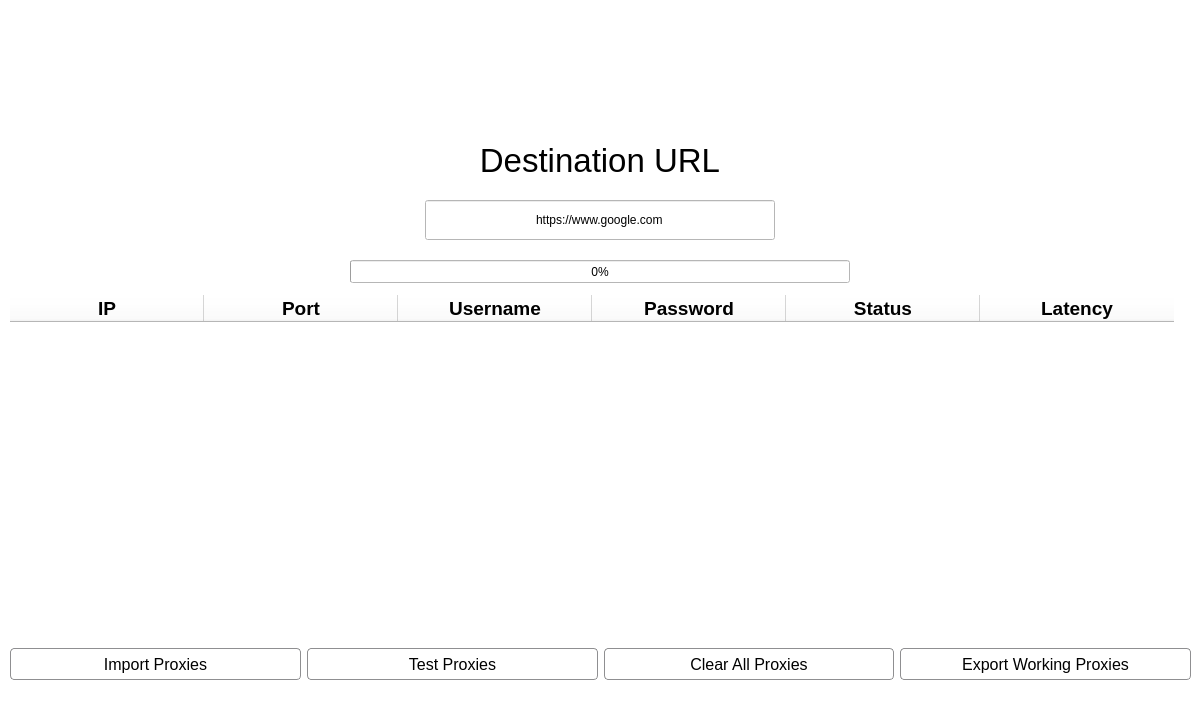
<?xml version="1.0" encoding="UTF-8"?>
<ui version="4.0">
 <class>MainWindow</class>
 <widget class="QMainWindow" name="MainWindow">
  <property name="geometry">
   <rect>
    <x>0</x>
    <y>0</y>
    <width>1200</width>
    <height>720</height>
   </rect>
  </property>
  <property name="minimumSize">
   <size>
    <width>1200</width>
    <height>720</height>
   </size>
  </property>
  <property name="maximumSize">
   <size>
    <width>1200</width>
    <height>720</height>
   </size>
  </property>
  <property name="palette">
   <palette>
    <active>
     <colorrole role="WindowText">
      <brush brushstyle="SolidPattern">
       <color alpha="255">
        <red>0</red>
        <green>0</green>
        <blue>0</blue>
       </color>
      </brush>
     </colorrole>
     <colorrole role="Button">
      <brush brushstyle="SolidPattern">
       <color alpha="255">
        <red>255</red>
        <green>255</green>
        <blue>255</blue>
       </color>
      </brush>
     </colorrole>
     <colorrole role="Light">
      <brush brushstyle="SolidPattern">
       <color alpha="255">
        <red>255</red>
        <green>255</green>
        <blue>255</blue>
       </color>
      </brush>
     </colorrole>
     <colorrole role="Midlight">
      <brush brushstyle="SolidPattern">
       <color alpha="255">
        <red>223</red>
        <green>223</green>
        <blue>223</blue>
       </color>
      </brush>
     </colorrole>
     <colorrole role="Dark">
      <brush brushstyle="SolidPattern">
       <color alpha="255">
        <red>255</red>
        <green>255</green>
        <blue>255</blue>
       </color>
      </brush>
     </colorrole>
     <colorrole role="Mid">
      <brush brushstyle="SolidPattern">
       <color alpha="255">
        <red>255</red>
        <green>255</green>
        <blue>255</blue>
       </color>
      </brush>
     </colorrole>
     <colorrole role="Text">
      <brush brushstyle="SolidPattern">
       <color alpha="255">
        <red>0</red>
        <green>0</green>
        <blue>0</blue>
       </color>
      </brush>
     </colorrole>
     <colorrole role="BrightText">
      <brush brushstyle="SolidPattern">
       <color alpha="255">
        <red>255</red>
        <green>255</green>
        <blue>255</blue>
       </color>
      </brush>
     </colorrole>
     <colorrole role="ButtonText">
      <brush brushstyle="SolidPattern">
       <color alpha="255">
        <red>0</red>
        <green>0</green>
        <blue>0</blue>
       </color>
      </brush>
     </colorrole>
     <colorrole role="Base">
      <brush brushstyle="SolidPattern">
       <color alpha="255">
        <red>255</red>
        <green>255</green>
        <blue>255</blue>
       </color>
      </brush>
     </colorrole>
     <colorrole role="Window">
      <brush brushstyle="SolidPattern">
       <color alpha="255">
        <red>255</red>
        <green>255</green>
        <blue>255</blue>
       </color>
      </brush>
     </colorrole>
     <colorrole role="Shadow">
      <brush brushstyle="SolidPattern">
       <color alpha="255">
        <red>255</red>
        <green>255</green>
        <blue>255</blue>
       </color>
      </brush>
     </colorrole>
     <colorrole role="Highlight">
      <brush brushstyle="SolidPattern">
       <color alpha="255">
        <red>0</red>
        <green>120</green>
        <blue>215</blue>
       </color>
      </brush>
     </colorrole>
     <colorrole role="HighlightedText">
      <brush brushstyle="SolidPattern">
       <color alpha="255">
        <red>255</red>
        <green>255</green>
        <blue>255</blue>
       </color>
      </brush>
     </colorrole>
     <colorrole role="Link">
      <brush brushstyle="SolidPattern">
       <color alpha="255">
        <red>0</red>
        <green>0</green>
        <blue>255</blue>
       </color>
      </brush>
     </colorrole>
     <colorrole role="LinkVisited">
      <brush brushstyle="SolidPattern">
       <color alpha="255">
        <red>255</red>
        <green>0</green>
        <blue>255</blue>
       </color>
      </brush>
     </colorrole>
     <colorrole role="AlternateBase">
      <brush brushstyle="SolidPattern">
       <color alpha="255">
        <red>255</red>
        <green>255</green>
        <blue>255</blue>
       </color>
      </brush>
     </colorrole>
     <colorrole role="NoRole">
      <brush brushstyle="NoBrush">
       <color alpha="255">
        <red>0</red>
        <green>0</green>
        <blue>0</blue>
       </color>
      </brush>
     </colorrole>
     <colorrole role="ToolTipBase">
      <brush brushstyle="SolidPattern">
       <color alpha="255">
        <red>255</red>
        <green>255</green>
        <blue>220</blue>
       </color>
      </brush>
     </colorrole>
     <colorrole role="ToolTipText">
      <brush brushstyle="SolidPattern">
       <color alpha="255">
        <red>0</red>
        <green>0</green>
        <blue>0</blue>
       </color>
      </brush>
     </colorrole>
     <colorrole role="PlaceholderText">
      <brush brushstyle="SolidPattern">
       <color alpha="128">
        <red>0</red>
        <green>0</green>
        <blue>0</blue>
       </color>
      </brush>
     </colorrole>
    </active>
    <inactive>
     <colorrole role="WindowText">
      <brush brushstyle="SolidPattern">
       <color alpha="255">
        <red>0</red>
        <green>0</green>
        <blue>0</blue>
       </color>
      </brush>
     </colorrole>
     <colorrole role="Button">
      <brush brushstyle="SolidPattern">
       <color alpha="255">
        <red>255</red>
        <green>255</green>
        <blue>255</blue>
       </color>
      </brush>
     </colorrole>
     <colorrole role="Light">
      <brush brushstyle="SolidPattern">
       <color alpha="255">
        <red>255</red>
        <green>255</green>
        <blue>255</blue>
       </color>
      </brush>
     </colorrole>
     <colorrole role="Midlight">
      <brush brushstyle="SolidPattern">
       <color alpha="255">
        <red>227</red>
        <green>227</green>
        <blue>227</blue>
       </color>
      </brush>
     </colorrole>
     <colorrole role="Dark">
      <brush brushstyle="SolidPattern">
       <color alpha="255">
        <red>160</red>
        <green>160</green>
        <blue>160</blue>
       </color>
      </brush>
     </colorrole>
     <colorrole role="Mid">
      <brush brushstyle="SolidPattern">
       <color alpha="255">
        <red>160</red>
        <green>160</green>
        <blue>160</blue>
       </color>
      </brush>
     </colorrole>
     <colorrole role="Text">
      <brush brushstyle="SolidPattern">
       <color alpha="255">
        <red>0</red>
        <green>0</green>
        <blue>0</blue>
       </color>
      </brush>
     </colorrole>
     <colorrole role="BrightText">
      <brush brushstyle="SolidPattern">
       <color alpha="255">
        <red>255</red>
        <green>255</green>
        <blue>255</blue>
       </color>
      </brush>
     </colorrole>
     <colorrole role="ButtonText">
      <brush brushstyle="SolidPattern">
       <color alpha="255">
        <red>0</red>
        <green>0</green>
        <blue>0</blue>
       </color>
      </brush>
     </colorrole>
     <colorrole role="Base">
      <brush brushstyle="SolidPattern">
       <color alpha="255">
        <red>255</red>
        <green>255</green>
        <blue>255</blue>
       </color>
      </brush>
     </colorrole>
     <colorrole role="Window">
      <brush brushstyle="SolidPattern">
       <color alpha="255">
        <red>255</red>
        <green>255</green>
        <blue>255</blue>
       </color>
      </brush>
     </colorrole>
     <colorrole role="Shadow">
      <brush brushstyle="SolidPattern">
       <color alpha="255">
        <red>105</red>
        <green>105</green>
        <blue>105</blue>
       </color>
      </brush>
     </colorrole>
     <colorrole role="Highlight">
      <brush brushstyle="SolidPattern">
       <color alpha="255">
        <red>240</red>
        <green>240</green>
        <blue>240</blue>
       </color>
      </brush>
     </colorrole>
     <colorrole role="HighlightedText">
      <brush brushstyle="SolidPattern">
       <color alpha="255">
        <red>0</red>
        <green>0</green>
        <blue>0</blue>
       </color>
      </brush>
     </colorrole>
     <colorrole role="Link">
      <brush brushstyle="SolidPattern">
       <color alpha="255">
        <red>0</red>
        <green>0</green>
        <blue>255</blue>
       </color>
      </brush>
     </colorrole>
     <colorrole role="LinkVisited">
      <brush brushstyle="SolidPattern">
       <color alpha="255">
        <red>255</red>
        <green>0</green>
        <blue>255</blue>
       </color>
      </brush>
     </colorrole>
     <colorrole role="AlternateBase">
      <brush brushstyle="SolidPattern">
       <color alpha="255">
        <red>245</red>
        <green>245</green>
        <blue>245</blue>
       </color>
      </brush>
     </colorrole>
     <colorrole role="NoRole">
      <brush brushstyle="NoBrush">
       <color alpha="255">
        <red>0</red>
        <green>0</green>
        <blue>0</blue>
       </color>
      </brush>
     </colorrole>
     <colorrole role="ToolTipBase">
      <brush brushstyle="SolidPattern">
       <color alpha="255">
        <red>255</red>
        <green>255</green>
        <blue>220</blue>
       </color>
      </brush>
     </colorrole>
     <colorrole role="ToolTipText">
      <brush brushstyle="SolidPattern">
       <color alpha="255">
        <red>0</red>
        <green>0</green>
        <blue>0</blue>
       </color>
      </brush>
     </colorrole>
     <colorrole role="PlaceholderText">
      <brush brushstyle="SolidPattern">
       <color alpha="128">
        <red>0</red>
        <green>0</green>
        <blue>0</blue>
       </color>
      </brush>
     </colorrole>
    </inactive>
    <disabled>
     <colorrole role="WindowText">
      <brush brushstyle="SolidPattern">
       <color alpha="255">
        <red>255</red>
        <green>255</green>
        <blue>255</blue>
       </color>
      </brush>
     </colorrole>
     <colorrole role="Button">
      <brush brushstyle="SolidPattern">
       <color alpha="255">
        <red>255</red>
        <green>255</green>
        <blue>255</blue>
       </color>
      </brush>
     </colorrole>
     <colorrole role="Light">
      <brush brushstyle="SolidPattern">
       <color alpha="255">
        <red>255</red>
        <green>255</green>
        <blue>255</blue>
       </color>
      </brush>
     </colorrole>
     <colorrole role="Midlight">
      <brush brushstyle="SolidPattern">
       <color alpha="255">
        <red>223</red>
        <green>223</green>
        <blue>223</blue>
       </color>
      </brush>
     </colorrole>
     <colorrole role="Dark">
      <brush brushstyle="SolidPattern">
       <color alpha="255">
        <red>255</red>
        <green>255</green>
        <blue>255</blue>
       </color>
      </brush>
     </colorrole>
     <colorrole role="Mid">
      <brush brushstyle="SolidPattern">
       <color alpha="255">
        <red>255</red>
        <green>255</green>
        <blue>255</blue>
       </color>
      </brush>
     </colorrole>
     <colorrole role="Text">
      <brush brushstyle="SolidPattern">
       <color alpha="255">
        <red>255</red>
        <green>255</green>
        <blue>255</blue>
       </color>
      </brush>
     </colorrole>
     <colorrole role="BrightText">
      <brush brushstyle="SolidPattern">
       <color alpha="255">
        <red>255</red>
        <green>255</green>
        <blue>255</blue>
       </color>
      </brush>
     </colorrole>
     <colorrole role="ButtonText">
      <brush brushstyle="SolidPattern">
       <color alpha="255">
        <red>255</red>
        <green>255</green>
        <blue>255</blue>
       </color>
      </brush>
     </colorrole>
     <colorrole role="Base">
      <brush brushstyle="SolidPattern">
       <color alpha="255">
        <red>255</red>
        <green>255</green>
        <blue>255</blue>
       </color>
      </brush>
     </colorrole>
     <colorrole role="Window">
      <brush brushstyle="SolidPattern">
       <color alpha="255">
        <red>255</red>
        <green>255</green>
        <blue>255</blue>
       </color>
      </brush>
     </colorrole>
     <colorrole role="Shadow">
      <brush brushstyle="SolidPattern">
       <color alpha="255">
        <red>0</red>
        <green>0</green>
        <blue>0</blue>
       </color>
      </brush>
     </colorrole>
     <colorrole role="Highlight">
      <brush brushstyle="SolidPattern">
       <color alpha="255">
        <red>0</red>
        <green>120</green>
        <blue>215</blue>
       </color>
      </brush>
     </colorrole>
     <colorrole role="HighlightedText">
      <brush brushstyle="SolidPattern">
       <color alpha="255">
        <red>255</red>
        <green>255</green>
        <blue>255</blue>
       </color>
      </brush>
     </colorrole>
     <colorrole role="Link">
      <brush brushstyle="SolidPattern">
       <color alpha="255">
        <red>0</red>
        <green>0</green>
        <blue>255</blue>
       </color>
      </brush>
     </colorrole>
     <colorrole role="LinkVisited">
      <brush brushstyle="SolidPattern">
       <color alpha="255">
        <red>255</red>
        <green>0</green>
        <blue>255</blue>
       </color>
      </brush>
     </colorrole>
     <colorrole role="AlternateBase">
      <brush brushstyle="SolidPattern">
       <color alpha="255">
        <red>245</red>
        <green>245</green>
        <blue>245</blue>
       </color>
      </brush>
     </colorrole>
     <colorrole role="NoRole">
      <brush brushstyle="NoBrush">
       <color alpha="255">
        <red>0</red>
        <green>0</green>
        <blue>0</blue>
       </color>
      </brush>
     </colorrole>
     <colorrole role="ToolTipBase">
      <brush brushstyle="SolidPattern">
       <color alpha="255">
        <red>255</red>
        <green>255</green>
        <blue>220</blue>
       </color>
      </brush>
     </colorrole>
     <colorrole role="ToolTipText">
      <brush brushstyle="SolidPattern">
       <color alpha="255">
        <red>0</red>
        <green>0</green>
        <blue>0</blue>
       </color>
      </brush>
     </colorrole>
     <colorrole role="PlaceholderText">
      <brush brushstyle="SolidPattern">
       <color alpha="128">
        <red>0</red>
        <green>0</green>
        <blue>0</blue>
       </color>
      </brush>
     </colorrole>
    </disabled>
   </palette>
  </property>
  <property name="font">
   <font>
    <pointsize>12</pointsize>
   </font>
  </property>
  <property name="focusPolicy">
   <enum>Qt::NoFocus</enum>
  </property>
  <property name="windowTitle">
   <string>Requiem Tech Proxy Tester</string>
  </property>
  <property name="windowIcon">
   <iconset resource="Resources/Resources.qrc">
    <normaloff>:/Images/icon.ico</normaloff>:/Images/icon.ico</iconset>
  </property>
  <property name="autoFillBackground">
   <bool>false</bool>
  </property>
  <property name="styleSheet">
   <string notr="true">QWidget {
	background-color: rgb(255, 255, 255);
}
QPushButton {
    border: 1px solid #8f8f91;
    border-radius: 4px;
min-height: 30px;
}
QPushButton:pressed {
    background-color: qlineargradient(x1: 0, y1: 0, x2: 0, y2: 1,
                                      stop: 0 #dadbde, stop: 1 #f6f7fa);
}

QScrollBar:vertical {
            border: 0px solid #999999;
            background:white;
            width:7px;    
            margin: 0px 0px 0px 0px;
        }
        QScrollBar::handle:vertical {         
       
            min-height: 0px;
          	border: 0px solid red;
			border-radius: 3px;
			background-color: grey;
        }
        QScrollBar::add-line:vertical {       
            height: 0px;
            subcontrol-position: bottom;
            subcontrol-origin: margin;
        }
        QScrollBar::sub-line:vertical {
            height: 0 px;
            subcontrol-position: top;
            subcontrol-origin: margin;
        }</string>
  </property>
  <property name="animated">
   <bool>true</bool>
  </property>
  <widget class="QWidget" name="centralwidget">
   <widget class="QLabel" name="Ttitle1">
    <property name="geometry">
     <rect>
      <x>450</x>
      <y>130</y>
      <width>300</width>
      <height>60</height>
     </rect>
    </property>
    <property name="font">
     <font>
      <pointsize>25</pointsize>
     </font>
    </property>
    <property name="text">
     <string>Destination URL</string>
    </property>
    <property name="scaledContents">
     <bool>true</bool>
    </property>
    <property name="alignment">
     <set>Qt::AlignCenter</set>
    </property>
   </widget>
   <widget class="QLabel" name="MainImage">
    <property name="geometry">
     <rect>
      <x>530</x>
      <y>10</y>
      <width>140</width>
      <height>115</height>
     </rect>
    </property>
    <property name="text">
     <string notr="true"/>
    </property>
    <property name="pixmap">
     <pixmap resource="Resources/Resources.qrc">:/Images/Requiem Technologies-01.png</pixmap>
    </property>
    <property name="scaledContents">
     <bool>true</bool>
    </property>
   </widget>
   <widget class="QWidget" name="horizontalLayoutWidget">
    <property name="geometry">
     <rect>
      <x>10</x>
      <y>639</y>
      <width>1181</width>
      <height>51</height>
     </rect>
    </property>
    <layout class="QHBoxLayout" name="horizontalLayout">
     <item>
      <widget class="QPushButton" name="ImportBTN">
       <property name="font">
        <font>
         <pointsize>12</pointsize>
        </font>
       </property>
       <property name="text">
        <string>Import Proxies</string>
       </property>
      </widget>
     </item>
     <item>
      <widget class="QPushButton" name="TestBTN">
       <property name="font">
        <font>
         <pointsize>12</pointsize>
        </font>
       </property>
       <property name="text">
        <string>Test Proxies</string>
       </property>
      </widget>
     </item>
     <item>
      <widget class="QPushButton" name="ClearBTN">
       <property name="font">
        <font>
         <pointsize>12</pointsize>
        </font>
       </property>
       <property name="text">
        <string>Clear All Proxies</string>
       </property>
      </widget>
     </item>
     <item>
      <widget class="QPushButton" name="ExportBTN">
       <property name="font">
        <font>
         <pointsize>12</pointsize>
        </font>
       </property>
       <property name="text">
        <string>Export Working Proxies</string>
       </property>
       <property name="autoDefault">
        <bool>false</bool>
       </property>
      </widget>
     </item>
    </layout>
   </widget>
   <widget class="QProgressBar" name="progressBar">
    <property name="enabled">
     <bool>true</bool>
    </property>
    <property name="geometry">
     <rect>
      <x>350</x>
      <y>260</y>
      <width>500</width>
      <height>23</height>
     </rect>
    </property>
    <property name="value">
     <number>0</number>
    </property>
    <property name="textVisible">
     <bool>true</bool>
    </property>
    <property name="invertedAppearance">
     <bool>false</bool>
    </property>
   </widget>
   <widget class="QLineEdit" name="URLBox">
    <property name="geometry">
     <rect>
      <x>425</x>
      <y>200</y>
      <width>350</width>
      <height>40</height>
     </rect>
    </property>
    <property name="text">
     <string>https://www.google.com</string>
    </property>
    <property name="alignment">
     <set>Qt::AlignCenter</set>
    </property>
   </widget>
   <widget class="QTableWidget" name="MainTable">
    <property name="geometry">
     <rect>
      <x>10</x>
      <y>295</y>
      <width>1180</width>
      <height>340</height>
     </rect>
    </property>
    <property name="palette">
     <palette>
      <active>
       <colorrole role="WindowText">
        <brush brushstyle="SolidPattern">
         <color alpha="255">
          <red>0</red>
          <green>0</green>
          <blue>0</blue>
         </color>
        </brush>
       </colorrole>
       <colorrole role="Button">
        <brush brushstyle="SolidPattern">
         <color alpha="255">
          <red>255</red>
          <green>255</green>
          <blue>255</blue>
         </color>
        </brush>
       </colorrole>
       <colorrole role="Light">
        <brush brushstyle="SolidPattern">
         <color alpha="255">
          <red>255</red>
          <green>255</green>
          <blue>255</blue>
         </color>
        </brush>
       </colorrole>
       <colorrole role="Midlight">
        <brush brushstyle="SolidPattern">
         <color alpha="255">
          <red>255</red>
          <green>255</green>
          <blue>255</blue>
         </color>
        </brush>
       </colorrole>
       <colorrole role="Dark">
        <brush brushstyle="SolidPattern">
         <color alpha="255">
          <red>127</red>
          <green>127</green>
          <blue>127</blue>
         </color>
        </brush>
       </colorrole>
       <colorrole role="Mid">
        <brush brushstyle="SolidPattern">
         <color alpha="255">
          <red>170</red>
          <green>170</green>
          <blue>170</blue>
         </color>
        </brush>
       </colorrole>
       <colorrole role="Text">
        <brush brushstyle="SolidPattern">
         <color alpha="255">
          <red>0</red>
          <green>0</green>
          <blue>0</blue>
         </color>
        </brush>
       </colorrole>
       <colorrole role="BrightText">
        <brush brushstyle="SolidPattern">
         <color alpha="255">
          <red>255</red>
          <green>255</green>
          <blue>255</blue>
         </color>
        </brush>
       </colorrole>
       <colorrole role="ButtonText">
        <brush brushstyle="SolidPattern">
         <color alpha="255">
          <red>0</red>
          <green>0</green>
          <blue>0</blue>
         </color>
        </brush>
       </colorrole>
       <colorrole role="Base">
        <brush brushstyle="SolidPattern">
         <color alpha="255">
          <red>255</red>
          <green>255</green>
          <blue>255</blue>
         </color>
        </brush>
       </colorrole>
       <colorrole role="Window">
        <brush brushstyle="SolidPattern">
         <color alpha="255">
          <red>255</red>
          <green>255</green>
          <blue>255</blue>
         </color>
        </brush>
       </colorrole>
       <colorrole role="Shadow">
        <brush brushstyle="SolidPattern">
         <color alpha="255">
          <red>0</red>
          <green>0</green>
          <blue>0</blue>
         </color>
        </brush>
       </colorrole>
       <colorrole role="AlternateBase">
        <brush brushstyle="SolidPattern">
         <color alpha="255">
          <red>255</red>
          <green>255</green>
          <blue>255</blue>
         </color>
        </brush>
       </colorrole>
       <colorrole role="ToolTipBase">
        <brush brushstyle="SolidPattern">
         <color alpha="255">
          <red>255</red>
          <green>255</green>
          <blue>220</blue>
         </color>
        </brush>
       </colorrole>
       <colorrole role="ToolTipText">
        <brush brushstyle="SolidPattern">
         <color alpha="255">
          <red>0</red>
          <green>0</green>
          <blue>0</blue>
         </color>
        </brush>
       </colorrole>
      </active>
      <inactive>
       <colorrole role="WindowText">
        <brush brushstyle="SolidPattern">
         <color alpha="255">
          <red>0</red>
          <green>0</green>
          <blue>0</blue>
         </color>
        </brush>
       </colorrole>
       <colorrole role="Button">
        <brush brushstyle="SolidPattern">
         <color alpha="255">
          <red>255</red>
          <green>255</green>
          <blue>255</blue>
         </color>
        </brush>
       </colorrole>
       <colorrole role="Light">
        <brush brushstyle="SolidPattern">
         <color alpha="255">
          <red>255</red>
          <green>255</green>
          <blue>255</blue>
         </color>
        </brush>
       </colorrole>
       <colorrole role="Midlight">
        <brush brushstyle="SolidPattern">
         <color alpha="255">
          <red>227</red>
          <green>227</green>
          <blue>227</blue>
         </color>
        </brush>
       </colorrole>
       <colorrole role="Dark">
        <brush brushstyle="SolidPattern">
         <color alpha="255">
          <red>160</red>
          <green>160</green>
          <blue>160</blue>
         </color>
        </brush>
       </colorrole>
       <colorrole role="Mid">
        <brush brushstyle="SolidPattern">
         <color alpha="255">
          <red>160</red>
          <green>160</green>
          <blue>160</blue>
         </color>
        </brush>
       </colorrole>
       <colorrole role="Text">
        <brush brushstyle="SolidPattern">
         <color alpha="255">
          <red>0</red>
          <green>0</green>
          <blue>0</blue>
         </color>
        </brush>
       </colorrole>
       <colorrole role="BrightText">
        <brush brushstyle="SolidPattern">
         <color alpha="255">
          <red>255</red>
          <green>255</green>
          <blue>255</blue>
         </color>
        </brush>
       </colorrole>
       <colorrole role="ButtonText">
        <brush brushstyle="SolidPattern">
         <color alpha="255">
          <red>0</red>
          <green>0</green>
          <blue>0</blue>
         </color>
        </brush>
       </colorrole>
       <colorrole role="Base">
        <brush brushstyle="SolidPattern">
         <color alpha="255">
          <red>255</red>
          <green>255</green>
          <blue>255</blue>
         </color>
        </brush>
       </colorrole>
       <colorrole role="Window">
        <brush brushstyle="SolidPattern">
         <color alpha="255">
          <red>255</red>
          <green>255</green>
          <blue>255</blue>
         </color>
        </brush>
       </colorrole>
       <colorrole role="Shadow">
        <brush brushstyle="SolidPattern">
         <color alpha="255">
          <red>105</red>
          <green>105</green>
          <blue>105</blue>
         </color>
        </brush>
       </colorrole>
       <colorrole role="AlternateBase">
        <brush brushstyle="SolidPattern">
         <color alpha="255">
          <red>245</red>
          <green>245</green>
          <blue>245</blue>
         </color>
        </brush>
       </colorrole>
       <colorrole role="ToolTipBase">
        <brush brushstyle="SolidPattern">
         <color alpha="255">
          <red>255</red>
          <green>255</green>
          <blue>220</blue>
         </color>
        </brush>
       </colorrole>
       <colorrole role="ToolTipText">
        <brush brushstyle="SolidPattern">
         <color alpha="255">
          <red>0</red>
          <green>0</green>
          <blue>0</blue>
         </color>
        </brush>
       </colorrole>
      </inactive>
      <disabled>
       <colorrole role="WindowText">
        <brush brushstyle="SolidPattern">
         <color alpha="255">
          <red>127</red>
          <green>127</green>
          <blue>127</blue>
         </color>
        </brush>
       </colorrole>
       <colorrole role="Button">
        <brush brushstyle="SolidPattern">
         <color alpha="255">
          <red>255</red>
          <green>255</green>
          <blue>255</blue>
         </color>
        </brush>
       </colorrole>
       <colorrole role="Light">
        <brush brushstyle="SolidPattern">
         <color alpha="255">
          <red>255</red>
          <green>255</green>
          <blue>255</blue>
         </color>
        </brush>
       </colorrole>
       <colorrole role="Midlight">
        <brush brushstyle="SolidPattern">
         <color alpha="255">
          <red>255</red>
          <green>255</green>
          <blue>255</blue>
         </color>
        </brush>
       </colorrole>
       <colorrole role="Dark">
        <brush brushstyle="SolidPattern">
         <color alpha="255">
          <red>127</red>
          <green>127</green>
          <blue>127</blue>
         </color>
        </brush>
       </colorrole>
       <colorrole role="Mid">
        <brush brushstyle="SolidPattern">
         <color alpha="255">
          <red>170</red>
          <green>170</green>
          <blue>170</blue>
         </color>
        </brush>
       </colorrole>
       <colorrole role="Text">
        <brush brushstyle="SolidPattern">
         <color alpha="255">
          <red>127</red>
          <green>127</green>
          <blue>127</blue>
         </color>
        </brush>
       </colorrole>
       <colorrole role="BrightText">
        <brush brushstyle="SolidPattern">
         <color alpha="255">
          <red>255</red>
          <green>255</green>
          <blue>255</blue>
         </color>
        </brush>
       </colorrole>
       <colorrole role="ButtonText">
        <brush brushstyle="SolidPattern">
         <color alpha="255">
          <red>127</red>
          <green>127</green>
          <blue>127</blue>
         </color>
        </brush>
       </colorrole>
       <colorrole role="Base">
        <brush brushstyle="SolidPattern">
         <color alpha="255">
          <red>255</red>
          <green>255</green>
          <blue>255</blue>
         </color>
        </brush>
       </colorrole>
       <colorrole role="Window">
        <brush brushstyle="SolidPattern">
         <color alpha="255">
          <red>255</red>
          <green>255</green>
          <blue>255</blue>
         </color>
        </brush>
       </colorrole>
       <colorrole role="Shadow">
        <brush brushstyle="SolidPattern">
         <color alpha="255">
          <red>0</red>
          <green>0</green>
          <blue>0</blue>
         </color>
        </brush>
       </colorrole>
       <colorrole role="AlternateBase">
        <brush brushstyle="SolidPattern">
         <color alpha="255">
          <red>245</red>
          <green>245</green>
          <blue>245</blue>
         </color>
        </brush>
       </colorrole>
       <colorrole role="ToolTipBase">
        <brush brushstyle="SolidPattern">
         <color alpha="255">
          <red>255</red>
          <green>255</green>
          <blue>220</blue>
         </color>
        </brush>
       </colorrole>
       <colorrole role="ToolTipText">
        <brush brushstyle="SolidPattern">
         <color alpha="255">
          <red>0</red>
          <green>0</green>
          <blue>0</blue>
         </color>
        </brush>
       </colorrole>
      </disabled>
     </palette>
    </property>
    <property name="font">
     <font>
      <pointsize>11</pointsize>
     </font>
    </property>
    <property name="frameShape">
     <enum>QFrame::NoFrame</enum>
    </property>
    <property name="frameShadow">
     <enum>QFrame::Plain</enum>
    </property>
    <property name="lineWidth">
     <number>0</number>
    </property>
    <property name="horizontalScrollBarPolicy">
     <enum>Qt::ScrollBarAlwaysOff</enum>
    </property>
    <property name="sizeAdjustPolicy">
     <enum>QAbstractScrollArea::AdjustIgnored</enum>
    </property>
    <property name="editTriggers">
     <set>QAbstractItemView::NoEditTriggers</set>
    </property>
    <property name="selectionMode">
     <enum>QAbstractItemView::NoSelection</enum>
    </property>
    <property name="selectionBehavior">
     <enum>QAbstractItemView::SelectRows</enum>
    </property>
    <property name="textElideMode">
     <enum>Qt::ElideRight</enum>
    </property>
    <property name="showGrid">
     <bool>false</bool>
    </property>
    <property name="gridStyle">
     <enum>Qt::NoPen</enum>
    </property>
    <property name="sortingEnabled">
     <bool>true</bool>
    </property>
    <property name="rowCount">
     <number>0</number>
    </property>
    <property name="columnCount">
     <number>6</number>
    </property>
    <attribute name="horizontalHeaderCascadingSectionResizes">
     <bool>false</bool>
    </attribute>
    <attribute name="horizontalHeaderDefaultSectionSize">
     <number>194</number>
    </attribute>
    <attribute name="verticalHeaderVisible">
     <bool>false</bool>
    </attribute>
    <column>
     <property name="text">
      <string>IP</string>
     </property>
     <property name="font">
      <font>
       <pointsize>14</pointsize>
       <bold>true</bold>
      </font>
     </property>
    </column>
    <column>
     <property name="text">
      <string>Port</string>
     </property>
     <property name="font">
      <font>
       <pointsize>14</pointsize>
       <bold>true</bold>
      </font>
     </property>
    </column>
    <column>
     <property name="text">
      <string>Username</string>
     </property>
     <property name="font">
      <font>
       <pointsize>14</pointsize>
       <bold>true</bold>
      </font>
     </property>
    </column>
    <column>
     <property name="text">
      <string>Password</string>
     </property>
     <property name="font">
      <font>
       <pointsize>14</pointsize>
       <bold>true</bold>
      </font>
     </property>
    </column>
    <column>
     <property name="text">
      <string>Status</string>
     </property>
     <property name="font">
      <font>
       <pointsize>14</pointsize>
       <bold>true</bold>
      </font>
     </property>
    </column>
    <column>
     <property name="text">
      <string>Latency</string>
     </property>
     <property name="font">
      <font>
       <pointsize>14</pointsize>
       <bold>true</bold>
      </font>
     </property>
    </column>
   </widget>
  </widget>
  <widget class="QStatusBar" name="statusbar"/>
 </widget>
 <resources>
  <include location="Resources/Resources.qrc"/>
 </resources>
 <connections/>
</ui>
